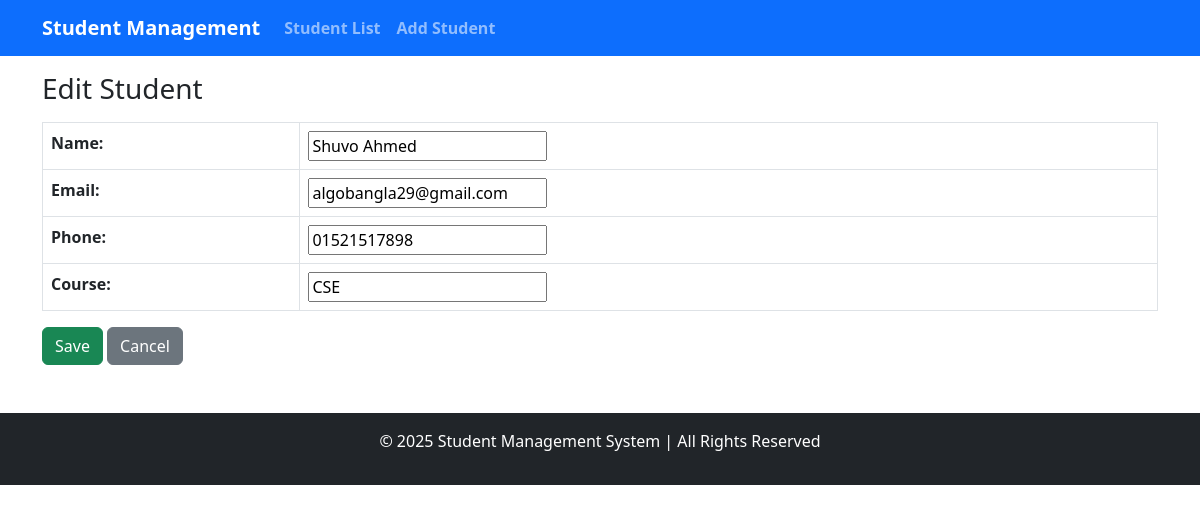
The page /edit/5/ on the database its author committed.
### students/models.py (models this page shows, shortened)
class Student(models.Model):
    name = models.CharField(max_length=100)
    email = models.EmailField(unique=True)
    phone = models.CharField(max_length=15)
    course = models.CharField(max_length=100)

### students/views.py (the view)
# urls.py: path('edit/<int:id>/', student_update, name='student_update'),
def student_update(request, id):
    student = get_object_or_404(Student, id=id)
    if request.method == 'POST':
        form = StudentForm(request.POST, instance=student)
        if form.is_valid():
            form.save()
            messages.success(request, "Student updated successfully!")
            return redirect('student_list')
    else:
        form = StudentForm(instance=student)
    return render(request, 'students/student_form.html', {'form': form})

### students/forms.py
class StudentForm(forms.ModelForm):
    class Meta:
        model = Student
        fields = ['name', 'email', 'phone', 'course']

### students/templates/students/student_form.html (shortened to what this page needs)
{% extends 'students/base.html' %}
{% block content %}
<h3>{% if form.instance.id %} Edit Student {% else %} Add Student {% endif %}</h3>
<form method="POST" class="mt-3">
    <table class="table table-bordered">
        {{ form.as_table }}
    </table>
    <button type="submit" class="btn btn-success">Save</button>
    <a href="{% url 'student_list' %}" class="btn btn-secondary">Cancel</a>
</form>
{% endblock %}

### rows shown on the page
Student: name "Shuvo Ahmed", email "algobangla29@gmail.com", phone "01521517898", course "CSE"
